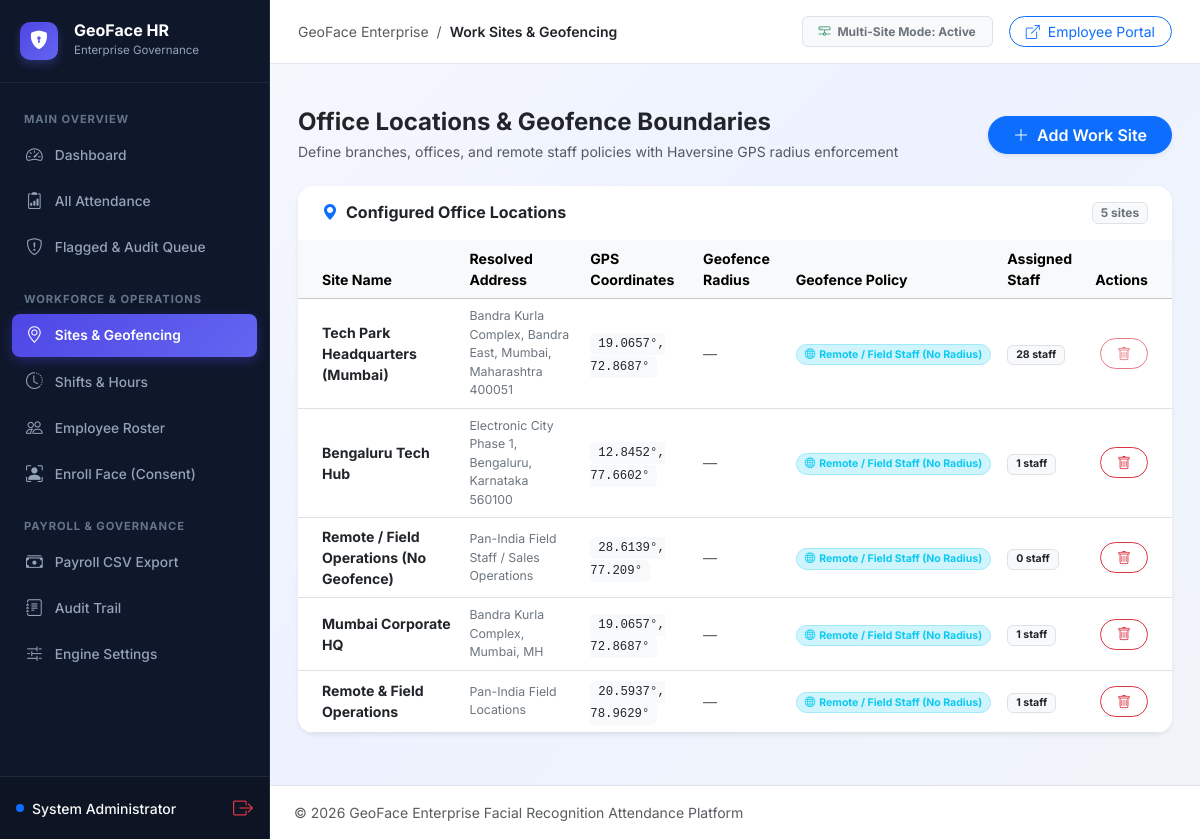
The app's page /admin/sites (signed in), older data.
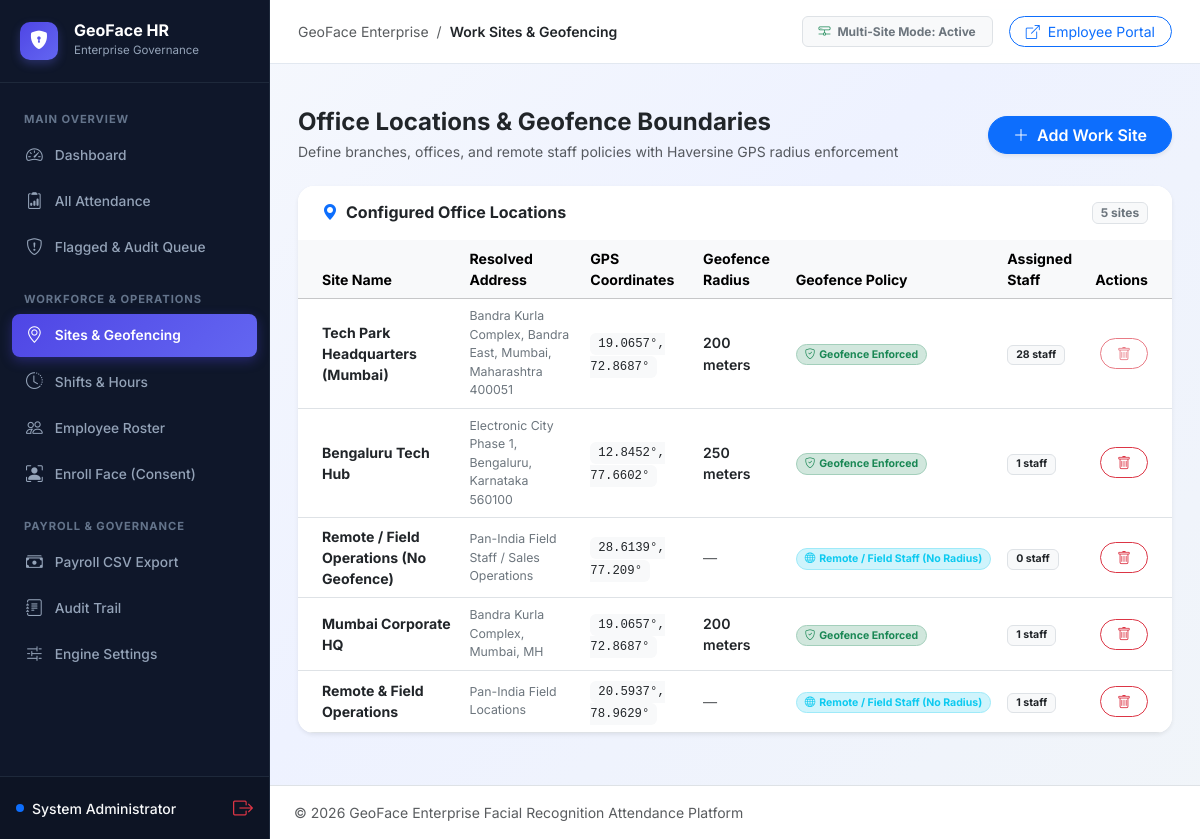
The same page, newer data.
### tables this page shows
CREATE TABLE sites (
            id INTEGER PRIMARY KEY AUTOINCREMENT,
            name TEXT NOT NULL,
            address TEXT,
            latitude REAL NOT NULL,
            longitude REAL NOT NULL,
            geofence_radius_meters REAL DEFAULT 200.0,
            geofencing_enabled INTEGER DEFAULT 1,
            created_at TEXT NOT NULL
        , attendance_policy TEXT DEFAULT NULL);

### blueprints/admin/routes.py (the view)
@admin_bp.route("/sites", methods=["GET"])
@login_required_admin
def site_management():
    conn = get_db_connection()
    c = conn.cursor()
    c.execute("""
        SELECT s.*, COUNT(e.id) AS employee_count
        FROM sites s
        LEFT JOIN employees e ON e.site_id = s.id AND e.active = 1
        GROUP BY s.id
        ORDER BY s.id ASC
    """)
    sites = [dict(r) for r in c.fetchall()]
    conn.close()
    for s in sites:
        s["created_display"] = format_local_timestamp(s["created_at"], include_year=False)
    return render_template("admin/sites.html", sites=sites)

### config.py (called while the page is built)
def get_app_timezone():
    tz_str = os.environ.get("APP_TIMEZONE") or os.environ.get("TIMEZONE") or "Asia/Kolkata"
    try:
        return zoneinfo.ZoneInfo(tz_str)
    except Exception:
        try:
            return datetime.timezone(datetime.timedelta(hours=5, minutes=30))
        except Exception:
            return datetime.timezone.utc

def format_local_timestamp(iso_val, include_year=True):
    if not iso_val:
        return "—"
    try:
        if isinstance(iso_val, str):
            clean_str = iso_val.replace("Z", "+00:00")
            dt = datetime.datetime.fromisoformat(clean_str)
        elif isinstance(iso_val, datetime.datetime):
            dt = iso_val
        else:
            return str(iso_val)
        if dt.tzinfo is None:
            dt = dt.replace(tzinfo=datetime.timezone.utc)
        app_tz = get_app_timezone()
        local_dt = dt.astimezone(app_tz)
        if include_year:
            return local_dt.strftime("%b %d, %Y - %I:%M %p")
        return local_dt.strftime("%b %d - %I:%M %p")
    except Exception:
        return str(iso_val)

### templates/admin/sites.html (shortened to what the changed rows need)
{% extends "admin/base_admin.html" %}
{% block content %}
<div class="card border-0 shadow-sm rounded-4 overflow-hidden bg-white mb-4">
    <div class="table-responsive">
        <table class="table table-hover align-middle mb-0" style="font-size: 0.88rem;">
            <thead class="table-light text-secondary">
                <tr>
                    <th class="ps-4">Site Name</th>
                    <th>Resolved Address</th>
                    <th>GPS Coordinates</th>
                    <th>Geofence Radius</th>
                    <th>Geofence Policy</th>
                    <th>Assigned Staff</th>
                    <th class="text-end pe-4">Actions</th>
                </tr>
            </thead>
            <tbody>
                {% if sites %}
                    {% for s in sites %}
                    <tr>
                        <td class="ps-4 fw-bold text-dark">{{ s.name }}</td>
                        <td class="text-secondary small" style="max-width: 250px;">{{ s.address or 'Address pending' }}</td>
                        <td>
                            <code class="text-dark bg-light px-2 py-1 rounded small">
                                {{ s.latitude|round(4) }}°, {{ s.longitude|round(4) }}°
                            </code>
                        </td>
                        <td>
                            {% if s.geofencing_enabled %}
                            <span class="fw-semibold text-dark">{{ s.geofence_radius_meters|int }} meters</span>
                            {% else %}
                            <span class="text-muted">—</span>
                            {% endif %}
                        </td>
                        <td>
                            {% if s.geofencing_enabled %}
                            <span class="badge bg-success-subtle text-success border border-success-subtle rounded-pill px-2 py-1">
                                <i class="bi bi-shield-check me-1"></i>Geofence Enforced
                            </span>
                            {% else %}
                            <span class="badge bg-info-subtle text-info border border-info-subtle rounded-pill px-2 py-1">
                                <i class="bi bi-globe me-1"></i>Remote / Field Staff (No Radius)
                            </span>
                            {% endif %}
                        </td>
                        <td>
                            <span class="badge bg-light text-dark border px-2 py-1">{{ s.employee_count or 0 }} staff</span>
                        </td>
                        <td class="text-end pe-4">
                            <form method="POST" action="/admin/sites/{{ s.id }}/delete" class="d-inline" onsubmit="return confirm('Remove this work site?');">
                                <button type="submit" class="btn btn-sm btn-outline-danger rounded-pill px-3" {% if s.id == 1 %}disabled title="Primary site cannot be deleted"{% endif %}>
                                    <i class="bi bi-trash"></i>
                                </button>
                            </form>
                        </td>
                    </tr>
                    {% endfor %}
                {% else %}
                    <tr>
                        <td colspan="7" class="text-center py-4 text-muted">No sites registered yet.</td>
                    </tr>
                {% endif %}
            </tbody>
        </table>
    </div>
</div>
{% endblock %}

Row changes from the older to the newer data that the page shows:
changed sites "Tech Park Headquarters (Mumbai)": geofence_radius_meters (not shown) → "200"; geofencing_enabled "— Remote / Field Staff (No Radius)" → "meters Geofence Enforced"
changed sites "Bengaluru Tech Hub": geofence_radius_meters (not shown) → "250"; geofencing_enabled "— Remote / Field Staff (No Radius)" → "meters Geofence Enforced"
changed sites "Mumbai Corporate HQ": geofence_radius_meters (not shown) → "200"; geofencing_enabled "— Remote / Field Staff (No Radius)" → "meters Geofence Enforced"
